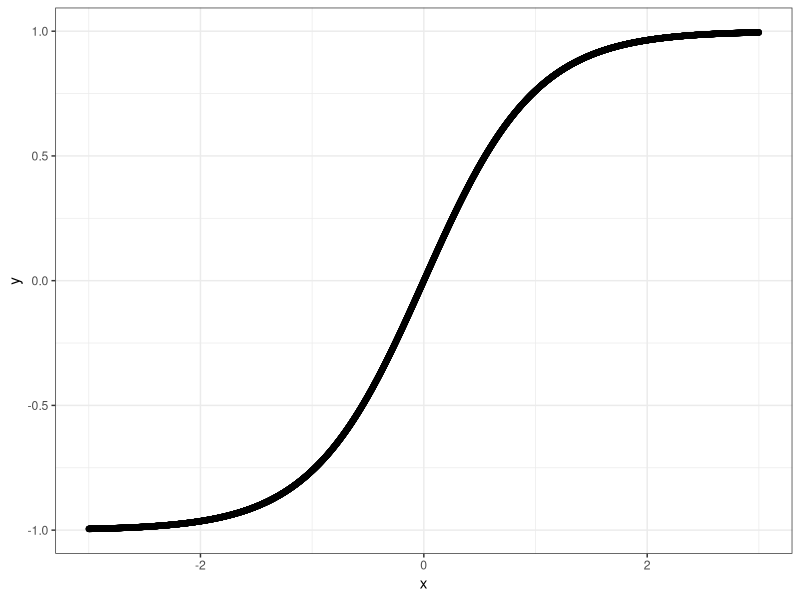

Generate this figure with R:
library('ggplot2')

x_axis <- c()
y_axis <- c()

for (i in seq(-3,3,0.001)) {
  x_axis <- c(x_axis,i)
  y_axis <- c(y_axis,tanh(i))
}

df <- data.frame(x=x_axis,y=y_axis)


plot <- ggplot(df,aes(x=x,y=y)) +
  geom_point() +
  theme_bw()

print(plot)